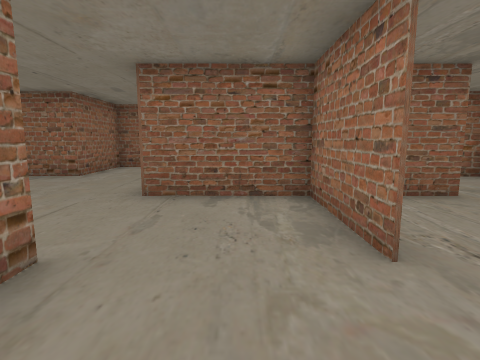
View 1 (above)

17 first-person views from a walk through a scene from a Unity 3-D project. The camera is 1.3 m above the floor, tilts 8° down and sees 80° across. The floor is counted in squares, 1.23 m on a side. Each view is taken from the middle of a square. On the plan, view 1 faces up. The plan holds only what a view shows up to about 12 squares ahead; the rest is blank. The place goes on beyond the plan. The player character is not drawn. Some surface patterns are stand-ins.

View 2
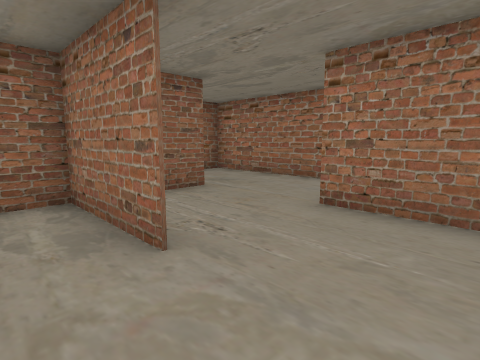

View 3
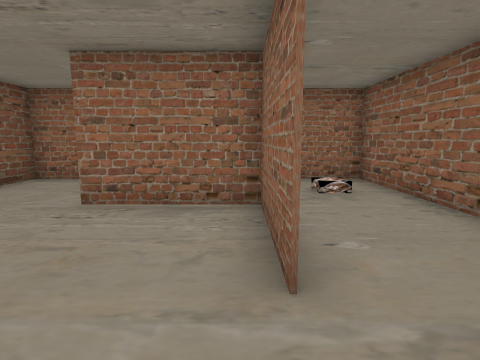

View 4
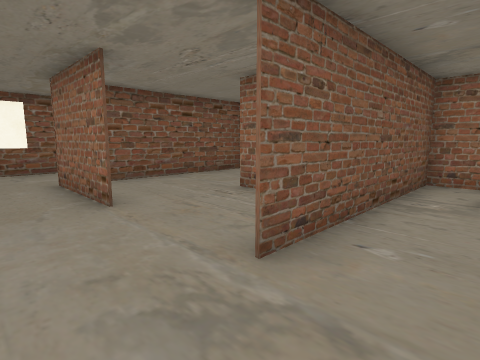

View 5
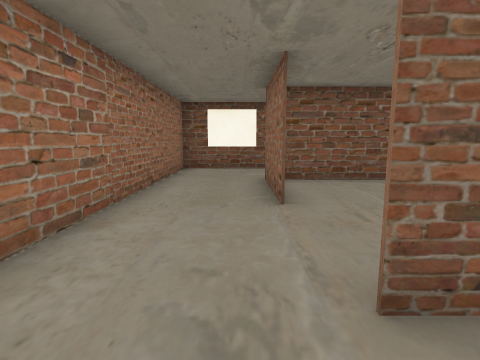

View 6
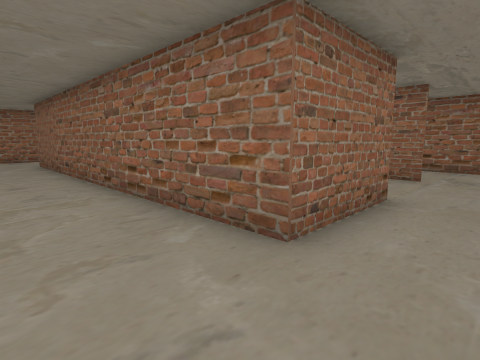

View 7
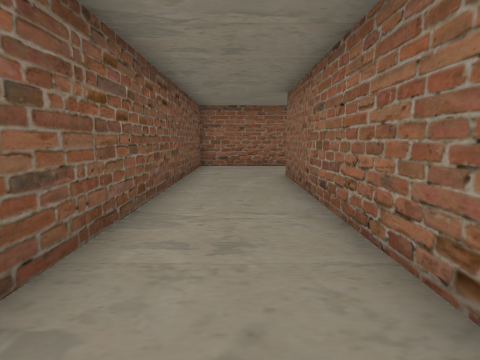

View 8
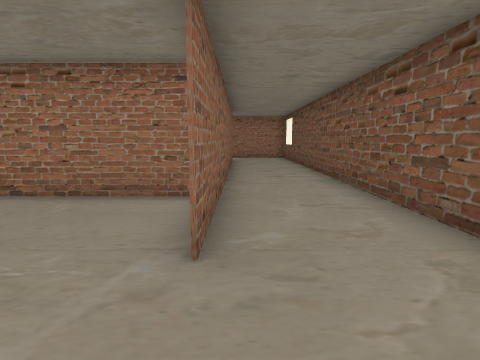

View 9
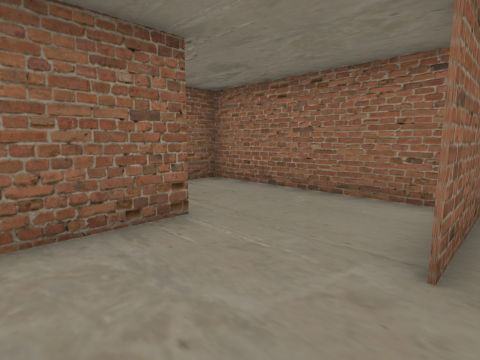

View 10
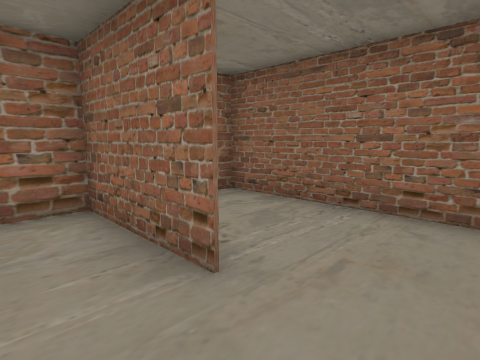

View 11
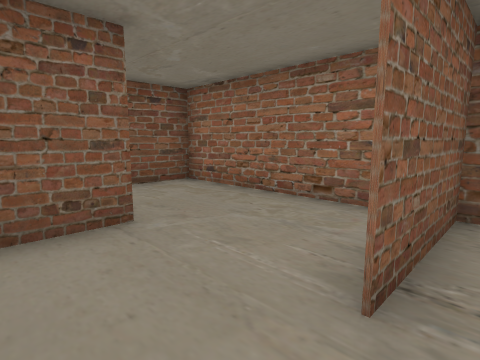

View 12
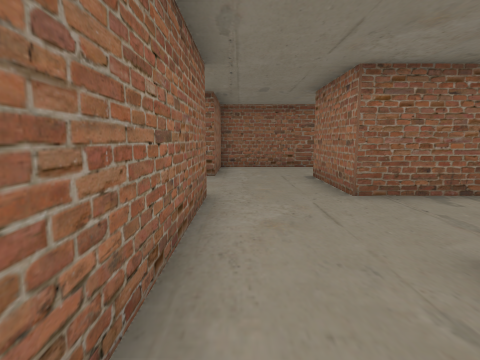

View 13
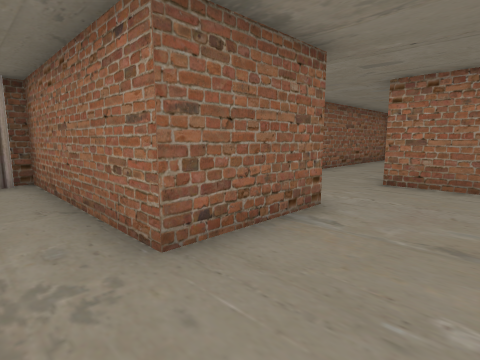

View 14
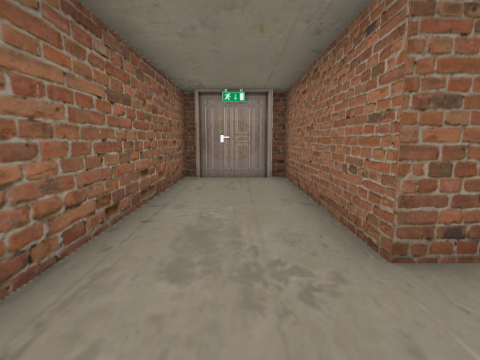

View 15
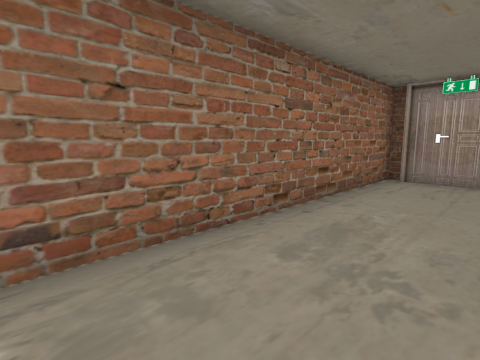

View 16
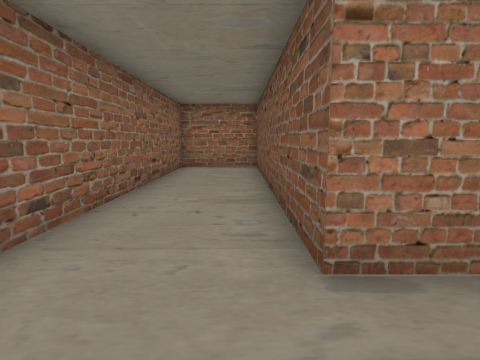

View 17
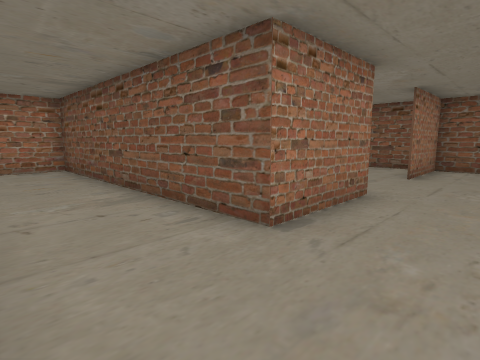

### Floor plan
Points are (right, up) in squares from view 1. A wall is a line through its corners. A room is listed if a view was taken in it or the views show most of it. See-through windows are left out.
Room 1 (views 1, 2)
walls: (1.3, 2.4) (1.3, 5.4); (-1.8, 2.5) (-1.8, -0.6); (1.4, 5.4) (1.4, 2.4); (4.3, 0.2) (4.3, 2.5); (4.2, 5.3) (-1.9, 5.3); (-3, -0.6) (4.4, -0.6)
ways out: opening at (4, 3.5) to room 3; opening at (-2, 3.5) to room 5
Room 2 (views 3, 4, 5)
walls: (7.1, 4.6) (7.1, 8.1); (7.1, 8.3) (-1.8, 8.3) (-1.8, 5.4) (4.2, 5.4)
ways out: opening at (5.5, 5) to room 3
Room 3 (views 6, 7, 8, 9, 10)
walls: (-4.7, -0.8) (-4.7, 2.6); (3.6, -3.6) (7.1, -3.6) (7.1, 4.6); (-7.6, 2.4) (-10.6, 2.4); (4.3, 2.5) (4.3, -0.6) (-7.6, -0.6) (-6.2, -0.6); (-10.6, 2.8) (-10.6, -3.6) (2.1, -3.6)
ways out: opening at (4, 3.5) to room 1; opening at (5.5, 5) to room 2; opening at (-6.5, 2) to room 4
Room 4 (view 11)
walls: (-10.6, 2.4) (-7.6, 2.4); (-4.7, 2.6) (-4.7, 5.3) (-10.6, 5.3)
ways out: opening at (-6.5, 2) to room 3
Room 5 (view 12)
walls: (-4.6, 5.4) (-4.6, 0.6); (-1.9, -0.6) (-1.9, 2.4)
ways out: opening at (-2, 3.5) to room 1; opening at (-3.5, 5) to room 6
Room 6 (views 13, 14, 15, 16, 17)
walls: (-1.9, 5.3) (-1.9, 8.3) (7.1, 8.3); (-10.6, 14.4) (-10.6, 4.9); (7.1, 8.1) (7.1, 11.3) (-4.6, 11.3) (-4.6, 8.3) (-7.7, 8.3) (-7.7, 14.3) (-8.1, 14.3)
ways out: opening at (-3.5, 5) to room 5
objects: other object (-10, 14) to (-9, 14)

Positions as (right, up) in squares from view 1, and headings:
1: (0, 0), facing up
2: (0, 0), facing up-right
3: (6, 5), facing left
4: (6, 7), facing down-left
5: (5, 7), facing down
6: (6, -3), facing up-left
7: (1, -2), facing left
8: (-10, -1), facing right
9: (-10, -1), facing up-right
10: (-6, 1), facing up-left
11: (-6, 3), facing down-left
12: (-4, 0), facing up
13: (-9, 6), facing up-right
14: (-9, 6), facing up
15: (-8, 6), facing up-left
16: (-4, 9), facing right
17: (-4, 11), facing down-right
